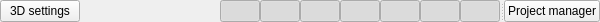
      <widget class="QSplitter" name="splitter">
       <property name="orientation">
        <enum>Qt::Horizontal</enum>
       </property>
       <widget class="QWidget" name="layoutWidget">
        <layout class="QVBoxLayout" name="verticalLayout3DImage">
         <property name="spacing">
          <number>0</number>
         </property>
         <property name="sizeConstraint">
          <enum>QLayout::SetDefaultConstraint</enum>
         </property>
         <item>
          <layout class="QHBoxLayout" name="horizontalLayout3DSettings">
           <property name="spacing">
            <number>0</number>
           </property>
           <item>
            <widget class="QPushButton" name="pushButton3DSettings">
             <property name="sizePolicy">
              <sizepolicy hsizetype="Minimum" vsizetype="Maximum">
               <horstretch>0</horstretch>
               <verstretch>0</verstretch>
              </sizepolicy>
             </property>
             <property name="minimumSize">
              <size>
               <width>0</width>
               <height>0</height>
              </size>
             </property>
             <property name="text">
              <string>3D settings</string>
             </property>
             <property name="checkable">
              <bool>true</bool>
             </property>
             <property name="checked">
              <bool>false</bool>
             </property>
            </widget>
           </item>
           <item>
            <widget class="QPushButton" name="pushButton3DGeneralSettings">
             <property name="toolTip">
              <string>&lt;html&gt;&lt;head/&gt;&lt;body&gt;&lt;p&gt;AB 3D rendering settings.&lt;/p&gt;&lt;/body&gt;&lt;/html&gt;</string>
             </property>
             <property name="text">
              <string/>
             </property>
             <property name="icon">
              <iconset resource="content.qrc">
               <normaloff>:/resources/settings3d.png</normaloff>:/resources/settings3d.png</iconset>
             </property>
             <property name="iconSize">
              <size>
               <width>19</width>
               <height>19</height>
              </size>
             </property>
             <property name="flat">
              <bool>true</bool>
             </property>
            </widget>
           </item>
           <item>
            <widget class="QPushButton" name="pushButtonReplotAll">
             <property name="toolTip">
              <string>Replot all</string>
             </property>
             <property name="statusTip">
              <string>Replot all images</string>
             </property>
             <property name="icon">
              <iconset resource="content.qrc">
               <normaloff>:/resources/replot.png</normaloff>:/resources/replot.png</iconset>
             </property>
             <property name="iconSize">
              <size>
               <width>20</width>
               <height>20</height>
              </size>
             </property>
             <property name="flat">
              <bool>true</bool>
             </property>
            </widget>
           </item>
           <item>
            <widget class="QPushButton" name="pushButtonResetCameraPosition">
             <property name="maximumSize">
              <size>
               <width>20</width>
               <height>16777215</height>
              </size>
             </property>
             <property name="toolTip">
              <string>Reset Camera position</string>
             </property>
             <property name="statusTip">
              <string>Reset camera position</string>
             </property>
             <property name="text">
              <string/>
             </property>
             <property name="icon">
              <iconset resource="content.qrc">
               <normaloff>:/resources/resetCamera.png</normaloff>:/resources/resetCamera.png</iconset>
             </property>
             <property name="iconSize">
              <size>
               <width>20</width>
               <height>20</height>
              </size>
             </property>
             <property name="flat">
              <bool>true</bool>
             </property>
            </widget>
           </item>
           <item>
            <widget class="QPushButton" name="pushButtonChangeCamPosition">
             <property name="text">
              <string/>
             </property>
             <property name="icon">
              <iconset resource="content.qrc">
               <normaloff>:/resources/centerCamCursor.png</normaloff>:/resources/centerCamCursor.png</iconset>
             </property>
             <property name="iconSize">
              <size>
               <width>20</width>
               <height>20</height>
              </size>
             </property>
             <property name="checkable">
              <bool>true</bool>
             </property>
             <property name="flat">
              <bool>true</bool>
             </property>
            </widget>
           </item>
           <item>
            <spacer name="horizontalSpacer_2">
             <property name="orientation">
              <enum>Qt::Horizontal</enum>
             </property>
             <property name="sizeHint" stdset="0">
              <size>
               <width>40</width>
               <height>20</height>
              </size>
             </property>
            </spacer>
           </item>
           <item>
            <widget class="QPushButton" name="pushButtonToggleDiffuse">
             <property name="statusTip">
              <string>Toggle diffuse</string>
             </property>
             <property name="whatsThis">
              <string>Enable diffuse color</string>
             </property>
             <property name="text">
              <string/>
             </property>
             <property name="icon">
              <iconset resource="content.qrc">
               <normaloff>:/resources/diffuse.png</normaloff>:/resources/diffuse.png</iconset>
             </property>
             <property name="iconSize">
              <size>
               <width>20</width>
               <height>20</height>
              </size>
             </property>
             <property name="checkable">
              <bool>true</bool>
             </property>
             <property name="checked">
              <bool>true</bool>
             </property>
             <property name="flat">
              <bool>true</bool>
             </property>
            </widget>
           </item>
           <item>
            <widget class="QPushButton" name="pushButtonToggleNormal">
             <property name="statusTip">
              <string>Toggle normal</string>
             </property>
             <property name="whatsThis">
              <string>Enable normal mapping</string>
             </property>
             <property name="text">
              <string/>
             </property>
             <property name="icon">
              <iconset resource="content.qrc">
               <normaloff>:/resources/normal.png</normaloff>:/resources/normal.png</iconset>
             </property>
             <property name="iconSize">
              <size>
               <width>20</width>
               <height>20</height>
              </size>
             </property>
             <property name="checkable">
              <bool>true</bool>
             </property>
             <property name="checked">
              <bool>true</bool>
             </property>
             <property name="flat">
              <bool>true</bool>
             </property>
            </widget>
           </item>
           <item>
            <widget class="QPushButton" name="pushButtonToggleSpecular">
             <property name="statusTip">
              <string>Toggle specular</string>
             </property>
             <property name="whatsThis">
              <string>Enable specular reflection texture</string>
             </property>
             <property name="text">
              <string/>
             </property>
             <property name="icon">
              <iconset resource="content.qrc">
               <normaloff>:/resources/specular.png</normaloff>:/resources/specular.png</iconset>
             </property>
             <property name="iconSize">
              <size>
               <width>20</width>
               <height>20</height>
              </size>
             </property>
             <property name="checkable">
              <bool>true</bool>
             </property>
             <property name="checked">
              <bool>true</bool>
             </property>
             <property name="flat">
              <bool>true</bool>
             </property>
            </widget>
           </item>
           <item>
            <widget class="QPushButton" name="pushButtonToggleHeight">
             <property name="statusTip">
              <string>Toggle height/displacement</string>
             </property>
             <property name="whatsThis">
              <string>Enable displacement</string>
             </property>
             <property name="text">
              <string/>
             </property>
             <property name="icon">
              <iconset resource="content.qrc">
               <normaloff>:/resources/height.png</normaloff>:/resources/height.png</iconset>
             </property>
             <property name="iconSize">
              <size>
               <width>20</width>
               <height>20</height>
              </size>
             </property>
             <property name="checkable">
              <bool>true</bool>
             </property>
             <property name="checked">
              <bool>true</bool>
             </property>
             <property name="flat">
              <bool>true</bool>
             </property>
            </widget>
           </item>
           <item>
            <widget class="QPushButton" name="pushButtonToggleOcclusion">
             <property name="statusTip">
              <string>Toggle occlusion</string>
             </property>
             <property name="whatsThis">
              <string>Enable ambient occlusion texture</string>
             </property>
             <property name="text">
              <string/>
             </property>
             <property name="icon">
              <iconset resource="content.qrc">
               <normaloff>:/resources/occlusion.png</normaloff>:/resources/occlusion.png</iconset>
             </property>
             <property name="iconSize">
              <size>
               <width>20</width>
               <height>20</height>
              </size>
             </property>
             <property name="checkable">
              <bool>true</bool>
             </property>
             <property name="checked">
              <bool>true</bool>
             </property>
             <property name="flat">
              <bool>true</bool>
             </property>
            </widget>
           </item>
           <item>
            <widget class="QPushButton" name="pushButtonToggleRoughness">
             <property name="statusTip">
              <string>Toggle roughness mapping</string>
             </property>
             <property name="whatsThis">
              <string>Enable roughness mapping</string>
             </property>
             <property name="text">
              <string/>
             </property>
             <property name="icon">
              <iconset resource="content.qrc">
               <normaloff>:/resources/roughness.png</normaloff>:/resources/roughness.png</iconset>
             </property>
             <property name="iconSize">
              <size>
               <width>20</width>
               <height>20</height>
              </size>
             </property>
             <property name="checkable">
              <bool>true</bool>
             </property>
             <property name="checked">
              <bool>true</bool>
             </property>
             <property name="flat">
              <bool>true</bool>
             </property>
            </widget>
           </item>
           <item>
            <widget class="QPushButton" name="pushButtonToggleMetallic">
             <property name="statusTip">
              <string>Toggle metallic texture</string>
             </property>
             <property name="whatsThis">
              <string>Enable metallic texture</string>
             </property>
             <property name="text">
              <string/>
             </property>
             <property name="icon">
              <iconset resource="content.qrc">
               <normaloff>:/resources/metalic.png</normaloff>:/resources/metalic.png</iconset>
             </property>
             <property name="iconSize">
              <size>
               <width>20</width>
               <height>20</height>
              </size>
             </property>
             <property name="checkable">
              <bool>true</bool>
             </property>
             <property name="checked">
              <bool>true</bool>
             </property>
             <property name="flat">
              <bool>true</bool>
             </property>
            </widget>
           </item>
          </layout>
         </item>
        </layout>
       </widget>
       <widget class="QWidget" name="layoutWidget">
        <layout class="QVBoxLayout" name="verticalLayout2DImage">
         <item>
          <widget class="QPushButton" name="pushButtonProjectManager">
           <property name="text">
            <string>Project manager</string>
           </property>
           <property name="checkable">
            <bool>true</bool>
           </property>
          </widget>
         </item>
        </layout>
       </widget>
      </widget>
